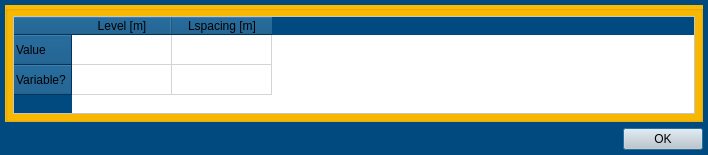
<?xml version="1.0" encoding="UTF-8"?>
<ui version="4.0">
 <class>Dialog</class>
 <widget class="QDialog" name="Dialog">
  <property name="geometry">
   <rect>
    <x>0</x>
    <y>0</y>
    <width>708</width>
    <height>155</height>
   </rect>
  </property>
  <property name="windowTitle">
   <string>Dialog</string>
  </property>
  <property name="styleSheet">
   <string notr="true">QWidget{background-color: rgb(0, 74, 127);}

QTableWidget{background-color: rgb(255, 255, 255);}

QCheckBox{background-color: rgb(255, 255, 255);}

QWidget#widget{background-color: rgb(255, 255, 255);}

QGroupBox{background-color: rgb(251, 185, 0);}

QPushButton{background-color: rgb(205, 205, 205);}

QLineEdit{background-color:rgb(255, 255, 255);}

QLabel{background-color:rgb(215, 215, 215);}</string>
  </property>
  <layout class="QVBoxLayout" name="verticalLayout">
   <property name="leftMargin">
    <number>5</number>
   </property>
   <property name="topMargin">
    <number>5</number>
   </property>
   <property name="rightMargin">
    <number>5</number>
   </property>
   <property name="bottomMargin">
    <number>5</number>
   </property>
   <item>
    <widget class="QGroupBox" name="groupBox_2">
     <property name="title">
      <string/>
     </property>
     <layout class="QVBoxLayout" name="verticalLayout_2">
      <property name="leftMargin">
       <number>5</number>
      </property>
      <property name="topMargin">
       <number>5</number>
      </property>
      <property name="rightMargin">
       <number>5</number>
      </property>
      <property name="bottomMargin">
       <number>5</number>
      </property>
      <item>
       <widget class="QTableWidget" name="tableWidget">
        <property name="columnCount">
         <number>2</number>
        </property>
        <row>
         <property name="text">
          <string>Value</string>
         </property>
        </row>
        <row>
         <property name="text">
          <string>Variable?</string>
         </property>
        </row>
        <column>
         <property name="text">
          <string>Level [m]</string>
         </property>
        </column>
        <column>
         <property name="text">
          <string>Lspacing [m]</string>
         </property>
        </column>
       </widget>
      </item>
     </layout>
    </widget>
   </item>
   <item>
    <widget class="QDialogButtonBox" name="buttonBox">
     <property name="styleSheet">
      <string notr="true"/>
     </property>
     <property name="orientation">
      <enum>Qt::Horizontal</enum>
     </property>
     <property name="standardButtons">
      <set>QDialogButtonBox::Ok</set>
     </property>
    </widget>
   </item>
  </layout>
 </widget>
 <resources/>
 <connections/>
</ui>
